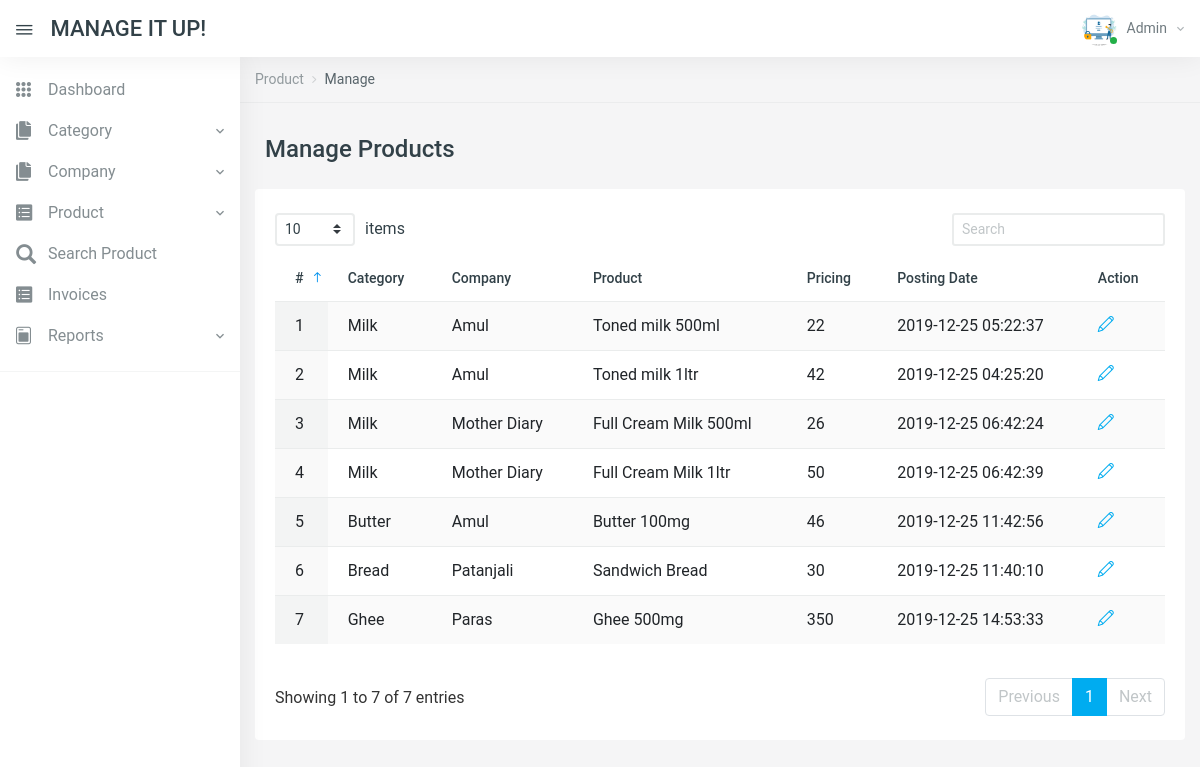
/sgp/manage-products.php (signed in), run on the app's committed database.
### tables this page shows
CREATE TABLE `tblproducts` (
  `id` int(11) NOT NULL,
  `CategoryName` varchar(150) DEFAULT NULL,
  `CompanyName` varchar(150) DEFAULT NULL,
  `ProductName` varchar(150) DEFAULT NULL,
  `ProductPrice` decimal(10,0) DEFAULT current_timestamp(),
  `PostingDate` timestamp NOT NULL DEFAULT current_timestamp() ON UPDATE current_timestamp(),
  `UpdationDate` timestamp NULL DEFAULT NULL ON UPDATE current_timestamp()
);

### sgp/manage-products.php (the view, shortened to what this page needs)
<?php
include('includes/config.php');
if (strlen($_SESSION['aid']==0)) {
  header('location:logout.php');
  } else{
?>
<!DOCTYPE html>
<html lang="en">
<head>
    <link href="vendors/datatables.net-dt/css/jquery.dataTables.min.css" rel="stylesheet" type="text/css" />
    <link href="vendors/datatables.net-responsive-dt/css/responsive.dataTables.min.css" rel="stylesheet" type="text/css" />
    <link href="vendors/jquery-toggles/css/toggles.css" rel="stylesheet" type="text/css">
    <link href="vendors/jquery-toggles/css/themes/toggles-light.css" rel="stylesheet" type="text/css">
    <link href="dist/css/style.css" rel="stylesheet" type="text/css">
</head>
<body>
	<div class="hk-wrapper hk-vertical-nav">
<?php include_once('includes/navbar.php');
include_once('includes/sidebar.php');
?>
        <div class="hk-pg-wrapper">
            <nav class="hk-breadcrumb" aria-label="breadcrumb">
                <ol class="breadcrumb breadcrumb-light bg-transparent">
<li class="breadcrumb-item"><a href="#">Product</a></li>
<li class="breadcrumb-item active" aria-current="page">Manage</li>
                </ol>
            </nav>
            <div class="container">
<div class="hk-pg-header">
 <h4 class="hk-pg-title"><span class="pg-title-icon"><span class="feather-icon"><i data-feather="database"></i></span></span>Manage Products</h4>
                </div>
                <div class="row">
                    <div class="col-xl-12">
                        <section class="hk-sec-wrapper">
                            <div class="row">
                                <div class="col-sm">
                                    <div class="table-wrap">
                                        <table id="datable_1" class="table table-hover w-100 display pb-30">
                                            <thead>
                                                <tr>
                                                    <th>#</th>
                                                    <th>Category</th>
                                                    <th>Company</th>
                                                    <th>Product</th>
                                                    <th>Pricing</th>
                                                    <th>Posting Date</th>
                                                    <th>Action</th>
                                                </tr>
                                            </thead>
                                            <tbody>
<?php
$rno=mt_rand(10000,99999);
$query=mysqli_query($con,"select * from tblproducts");
$cnt=1;
while($row=mysqli_fetch_array($query))
{
?>
<tr>
<td><?php echo $cnt;?></td>
<td><?php echo $row['CategoryName'];?></td>
<td><?php echo $row['CompanyName'];?></td>
<td><?php echo $row['ProductName'];?></td>
<td><?php echo $row['ProductPrice'];?></td>
<td><?php echo $row['PostingDate'];?></td>
<td>
<a href="edit-product.php?pid=<?php echo base64_encode($row['id'].$rno);?>" class="mr-25" data-toggle="tooltip" data-original-title="Edit"> <i class="icon-pencil"></i></a>
</td>
</tr>
<?php
$cnt++;
} ?>
                                            </tbody>
                                        </table>
                                    </div>
                                </div>
                            </div>
                        </section>
                    </div>
                </div>
            </div>
        </div>
    </div>
</body>
</html>
<?php } ?>

### sgp/includes/navbar.php (shortened to what this page needs)
     <nav class="navbar navbar-expand-xl navbar-light fixed-top hk-navbar">
            <a id="navbar_toggle_btn" class="navbar-toggle-btn nav-link-hover" href="javascript:void(0);"><i class="ion ion-ios-menu"></i></a>
            <a class="navbar-brand" href="dashboard.php">MANAGE IT UP!
            </a>
            <ul class="navbar-nav hk-navbar-content">
                <li class="nav-item dropdown dropdown-authentication">
                    <a class="nav-link dropdown-toggle no-caret" href="#" role="button" data-toggle="dropdown" aria-haspopup="true" aria-expanded="false">
                        <div class="media">
                            <div class="media-img-wrap">
                                <div class="avatar">
                                    <img src="dist/img/user.png" alt="user" class="avatar-img rounded-circle">
                                </div>
                                <span class="badge badge-success badge-indicator"></span>
                            </div>
<?php
$adminid=$_SESSION['aid'];
$query=mysqli_query($con,"select AdminName from tbladmin where id='$adminid'");
$row=mysqli_fetch_array($query);
?>
                            <div class="media-body">
                                <span><?php echo $row['AdminName'];?><i class="zmdi zmdi-chevron-down"></i></span>
                            </div>
                        </div>
                    </a>
                </li>
            </ul>
        </nav>

### data on the page
tblproducts: CategoryName "Milk", CompanyName "Amul", ProductName "Toned milk 500ml", ProductPrice "22", PostingDate "2019-12-25 05:22:37"
tblproducts: CategoryName "Milk", CompanyName "Amul", ProductName "Toned milk 1ltr", ProductPrice "42", PostingDate "2019-12-25 04:25:20"
tblproducts: CategoryName "Milk", CompanyName "Mother Diary", ProductName "Full Cream Milk 500ml", ProductPrice "26", PostingDate "2019-12-25 06:42:24"
tblproducts: CategoryName "Milk", CompanyName "Mother Diary", ProductName "Full Cream Milk 1ltr", ProductPrice "50", PostingDate "2019-12-25 06:42:39"
tblproducts: CategoryName "Butter", CompanyName "Amul", ProductName "Butter 100mg", ProductPrice "46", PostingDate "2019-12-25 11:42:56"
tblproducts: CategoryName "Bread", CompanyName "Patanjali", ProductName "Sandwich Bread", ProductPrice "30", PostingDate "2019-12-25 11:40:10"
tblproducts: CategoryName "Ghee", CompanyName "Paras", ProductName "Ghee 500mg", ProductPrice "350", PostingDate "2019-12-25 14:53:33"

### other printed values
$row['AdminName'] "Admin"
